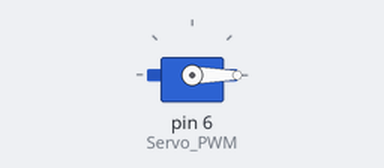
A sketch run on a simulated Arduino Uno, built with avr-gcc and run on an emulated ATmega328P. On the bench: servo.

Above: at 0.05 s.
At 6.0 s:
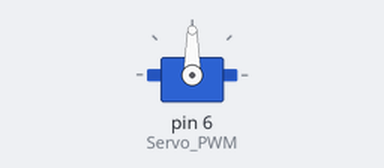
Timing chart, 0 to 7.8 s (numbered marks = the images above):
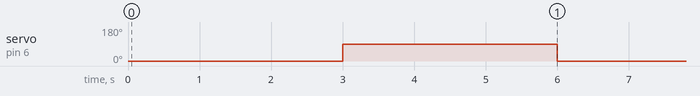

The sketch:

Servo.ino
```cpp
#include <Servo.h> // include servo library to use its related functions
#define Servo_PWM 6 // A descriptive name for D6 pin of Arduino to provide PWM signal
Servo SG90_Servo;  // Define an instance of of Servo with the name of "SG90_Servo"


void setup() {
  Serial.begin(9600); // Initialize UART with 9600 Baud rate
  SG90_Servo.attach(Servo_PWM);  // Connect D6 of Arduino with PWM signal pin of servo motor

}

void loop() {
//  Serial.println("0");// You can display on the serial the signal value
  SG90_Servo.write(0); //Turn clockwise at high speed
  delay(3000);
//  SG90_Servo.detach();//Stop. You can use deatch function or use write(x), as x is the middle of 0-180 which is 90, but some lack of precision may change this value
//  delay(2000);
//  SG90_Servo.attach(Servo_PWM);//Always use attach function after detach to re-connect your servo with the board
//  Serial.println("0");//Turn left high speed
  SG90_Servo.write(90);
  delay(3000);
//  SG90_Servo.detach();//Stop
//  delay(2000);
//  SG90_Servo.attach(Servo_PWM);


}
```

Measured:
- by itself, servo on pin 6 (Servo_PWM): alternates 90° for 3.0 s and 0° for 3.0 s
